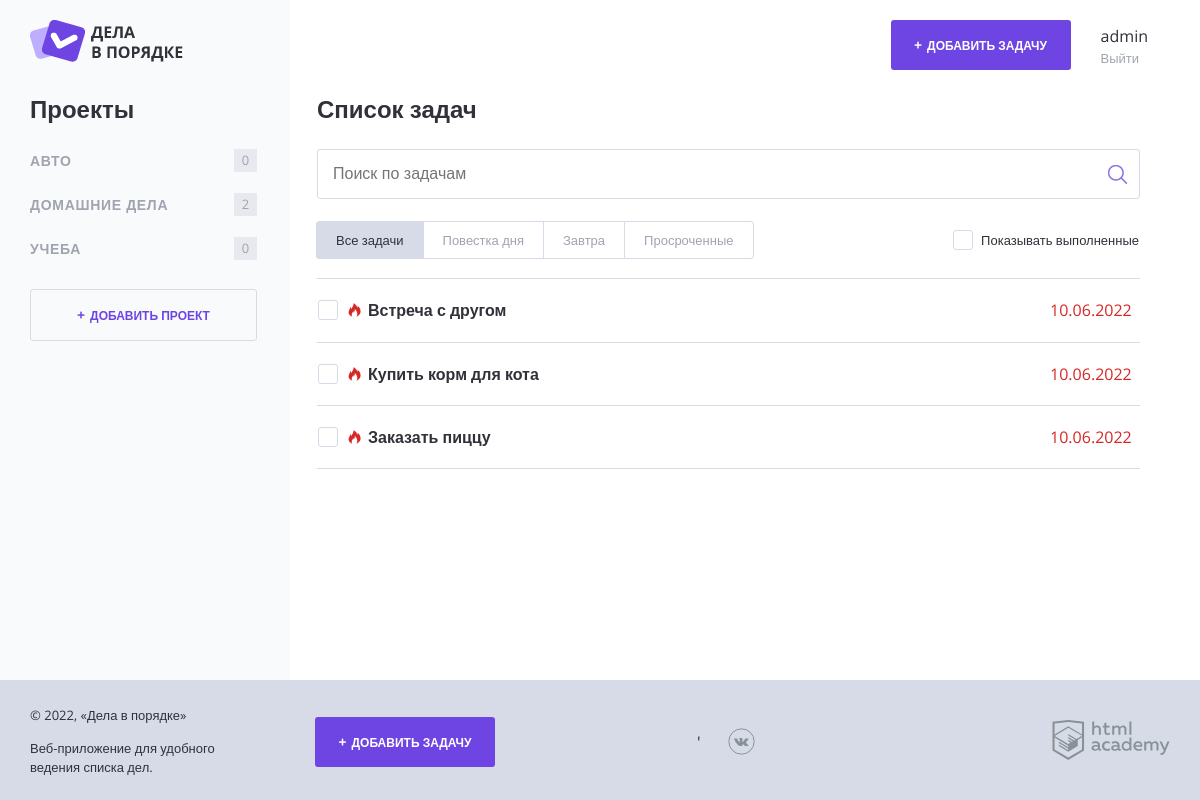
/index.php (signed in), run on the app's committed database.
### tables this page shows
CREATE TABLE project (
  id  INT AUTO_INCREMENT PRIMARY KEY,
  name VARCHAR(128) NOT NULL,
  user_id INT NOT NULL,

  UNIQUE INDEX project_name (name),

  CONSTRAINT project_fk_user_id FOREIGN KEY (user_id) REFERENCES user(id) ON UPDATE CASCADE ON DELETE CASCADE
);

CREATE TABLE task (
  id INT AUTO_INCREMENT PRIMARY KEY,
  date_add TIMESTAMP DEFAULT CURRENT_TIMESTAMP,
  name VARCHAR(128) NOT NULL,
  is_complete BOOLEAN DEFAULT 0,
  file_url VARCHAR(255) NULL,
  deadline TIMESTAMP NULL,
  project_id INT NOT NULL,
  user_id INT NOT NULL,

  FULLTEXT INDEX task_name (name),

  CONSTRAINT task_fk_user_id FOREIGN KEY (user_id) REFERENCES user(id) ON UPDATE CASCADE ON DELETE CASCADE,
  CONSTRAINT task_fk_project_id FOREIGN KEY (project_id) REFERENCES project(id) ON UPDATE CASCADE ON DELETE CASCADE
);

### php/helpers.php (called while the page is built, shortened)
<?php
function include_template($name, array $data = []) {
    $name = 'php/templates/' . $name;
    extract($data);
    require $name;
    $result = ob_get_clean();
    return $result;
}
function include_component($name, array $data = []) {
    $name = 'php/components/' . $name;
    extract($data);
    require $name;
    $result = ob_get_clean();
    return $result;
}

### php/models.php (called while the page is built, shortened)
<?php
function get_projects($conn, $user_id)
{
    $user_id = intval($user_id);
    $sql = "SELECT id, name,
            (SELECT COUNT(id) FROM task WHERE user_id = $user_id AND is_complete = 0 AND project_id = p.id) count_tasks
            FROM project p
            WHERE user_id = $user_id ORDER BY name";
    $result = mysqli_query($conn, $sql);
    return mysqli_fetch_all($result, MYSQLI_ASSOC);
}
function get_user_tasks($conn, $user_id, $project_id = null)
{
    $project_id = mysqli_real_escape_string($conn, $project_id);
    $user_id = mysqli_real_escape_string($conn, $user_id);
    if (!$project_id) {
        $sql = "SELECT * FROM task WHERE user_id = $user_id ORDER BY deadline ASC";
    } else {
        $sql = "SELECT * FROM task WHERE user_id = $user_id AND project_id = $project_id  ORDER BY deadline ASC";
    }
    $result = mysqli_query($conn, $sql);
    return mysqli_fetch_all($result, MYSQLI_ASSOC);
}

### php/functions.php (called while the page is built, shortened)
<?php
function esc($string)
{
    return htmlspecialchars($string);
}
function get_hours_to_deadline($date, $is_complete_task)
{
    if ($date && !$is_complete_task) {
        $diff = floor((strtotime($date) - time()) / 3600);
        return ($diff < 24);
    }
    return null;
}
function get_user_no_completed_tasks($tasks)
{
    $no_completed_tasks = [];
    foreach ($tasks as $task) {
        if (!$task['is_complete']) {
            $no_completed_tasks[] = $task;
        }
    }
    return $no_completed_tasks;
}

### php/init.php (called while the page is built, shortened)
<?php
require_once 'php/helpers.php';
require_once 'php/functions.php';
require_once 'php/models.php';
$current_user = $_SESSION['user'] ?? NULL;

### php/templates/main.php (the view, shortened to what this page needs)
<div class="content">
    <?= include_component('projects-nav.php', [
        'projects' => $projects,
        'project_id' => $project_id]);
    ?>
    <main class="content__main">
        <h2 class="content__main-heading">Список задач</h2>
        <form class="search-form" action="" method="GET" autocomplete="off">
            <input class="search-form__input" type="text" name="search" value="" placeholder="Поиск по задачам">
            <input class="search-form__submit" type="submit" name="" value="Искать">
        </form>
        <div class="tasks-controls">
            <nav class="tasks-switch">
                <a href="/" class="tasks-switch__item <?= (!$filter) ? 'tasks-switch__item--active' : '' ?>">Все
                    задачи</a>
                <a href="?filter=today"
                   class="tasks-switch__item <?= $filter == 'today' ? 'tasks-switch__item--active' : '' ?>">Повестка
                    дня</a>
                <a href="?filter=tomorrow"
                   class="tasks-switch__item <?= $filter == 'tomorrow' ? 'tasks-switch__item--active' : '' ?>">Завтра</a>
                <a href="?filter=out_of_date"
                   class="tasks-switch__item <?= $filter == 'out_of_date' ? 'tasks-switch__item--active' : '' ?>">Просроченные</a>
            </nav>
            <label class="checkbox">
                <span class="checkbox__text">Показывать выполненные</span>
            </label>
        </div>
        <table class="tasks">
            <?php foreach ($tasks as $task) : ?>
                <tr class="tasks__item task <?= $task['is_complete'] ? 'task--completed' : ''; ?> <?= get_hours_to_deadline($task['deadline'],
                    $task['is_complete']) ? 'task--important' : ''; ?>">
                    <td class="task__select">
                        <label class="checkbox task__checkbox">
                            <span class="checkbox__text">
              <?= esc($task['name']) ?>
            </span>
                        </label>
                    </td>
                    <td class="task__file">
                    </td>
                    <td class="task__date">
                        <?= $task['deadline'] ? date('d.m.Y', strtotime(esc($task['deadline']))) : null ?>
                    </td>
                </tr>
            <?php endforeach ?>
        </table>
    </main>
</div>

### php/components/projects-nav.php (shortened to what this page needs)
<section class="content__side">
        <h2 class="content__side-heading">Проекты</h2>
<nav class="main-navigation">
  <ul class="main-navigation__list">
    <?php foreach ($projects as $project) : ?>
    <li class="main-navigation__list-item <?= $project['id'] == $project_id ? 'main-navigation__list-item--active' : ''; ?>">
      <a class="main-navigation__list-item-link" href="index.php?project_id=<?= $project['id']; ?>">
        <?= esc($project['name']) ?>
      </a>
      <span class="main-navigation__list-item-count">
        <?= esc($project['count_tasks']) ?>
      </span>
    </li>
    <?php endforeach ?>
  </ul>
</nav>
<a class="button button--transparent button--plus content__side-button" href="add-project.php">Добавить проект</a>
      </section>

### php/templates/layout.php (shortened to what this page needs)
<!DOCTYPE html>
<html lang="ru">
<head>
    <link rel="stylesheet" href="css/normalize.css">
    <link rel="stylesheet" href="css/style.css">
    <?= $current_user ? '<link rel="stylesheet" href="css/flatpickr.min.css">' : '' ?>
</head>
<body <?= !$current_user ? 'class="body-background"' : '' ?>>
<div class="page-wrapper">
    <div class="container <?= $current_user ? 'container--with-sidebar' : ''?>" >
        <header class="main-header">
            <a href="/">
                <img src="img/logo.png" width="153" height="42" alt="Логотип Дела в порядке">
            </a>
            <div class="main-header__side">
                <?php if (isset($current_user)) :?>
                <a class="main-header__side-item button button--plus open-modal" href="add-task.php">Добавить задачу</a>
                    <div class="main-header__side-item user-menu">
                        <div class="user-menu__data">
                            <p><?= esc($current_user['login']) ?></p>
                            <a href="logout.php">Выйти</a>
                        </div>
                    </div>
                <?php else : ?>
                <a class="main-header__side-item button button--transparent" href="auth.php">Войти</a>
                <?php endif; ?>
            </div>
        </header>
        <?= $content ?>
    </div>
</div>
<footer class="main-footer">
    <div class="container">
        <div class="main-footer__copyright">
            <p>© 2022, «Дела в порядке»</p>
            <p>Веб-приложение для удобного ведения списка дел.</p>
        </div>
        <?php if (isset($current_user)) : ?>
        <a class="main-footer__button button button--plus" href="add-task.php">Добавить задачу</a>'
        <?php endif; ?>
        <div class="main-footer__social social">
            <a class="social__link social__link--vkontakte" href="https://vk.com/htmlacademy" target="_blank"  rel="noreferrer">
            </a>
        </div>
        <div class="main-footer__developed-by">
            <a href="https://htmlacademy.ru/intensive/php">
                <img src="img/htmlacademy.svg" alt="HTML Academy" width="118" height="40">
            </a>
        </div>
    </div>
</footer>
</body>
</html>

### index.php (shortened to what this page needs)
<?php
require_once 'php/init.php';
$user_name = $_SESSION['user'];
$user_id = $user_name['id'];
$projects = get_projects($conn, $user_id);
$show_completed_tasks = filter_input(INPUT_GET, 'show_completed', FILTER_SANITIZE_NUMBER_INT);
$project_id = filter_input(INPUT_GET, 'project_id') ?? null;
if ($project_id && check_user_project_id($conn, $project_id, $user_id)) {
    $tasks = get_user_tasks($conn, $user_id, $project_id);
} else {
    $tasks = get_user_tasks($conn, $user_id);
}
$search = trim(filter_input(INPUT_GET, 'search')) ?? null;
$filter = filter_input(INPUT_GET, 'filter');
if (!$show_completed_tasks) {
    $tasks = get_user_no_completed_tasks($tasks);
}
$tasks_quantity = count($tasks);
$tasks_limit = 8;
$page = intval(filter_input(INPUT_GET, 'page')) ?: 1;
$offset = ($page - 1) * $tasks_limit;
$pages = $tasks_quantity / $tasks_limit;
$pages_total = ceil($pages);
$tasks = array_slice($tasks, $offset, $tasks_limit, true);
if ($project_id && !check_user_project_id($conn, $project_id, $user_id)) {
    http_response_code(404);
    $content = include_component('error_404.php', [
        'error' => 'Нет такого проекта'
    ]);
} else {
    $content = include_template('main.php', [
        'projects' => $projects,
        'tasks' => $tasks,
        'project_id' => $project_id,
        'search' => $search ?? null,
        'show_completed_tasks' => $show_completed_tasks,
        'filter' => $filter,
        'pages_total' => $pages_total,
        'page' => $page
    ]);
};
$main_layout = include_template('layout.php', [
    'page_title' => 'Дела в порядке',
    'current_user' => $current_user,
    'content' => $content,
]);
print($main_layout);

### data on the page
project: name "АВТО", count_tasks "0"
project: name "ДОМАШНИЕ ДЕЛА", count_tasks "2"
project: name "УЧЕБА", count_tasks "0"
task: name "Встреча с другом", deadline "10.06.2022"
task: name "Купить корм для кота", deadline "10.06.2022"
task: name "Заказать пиццу", deadline "10.06.2022"

### other printed values
$current_user['login'] "admin"
